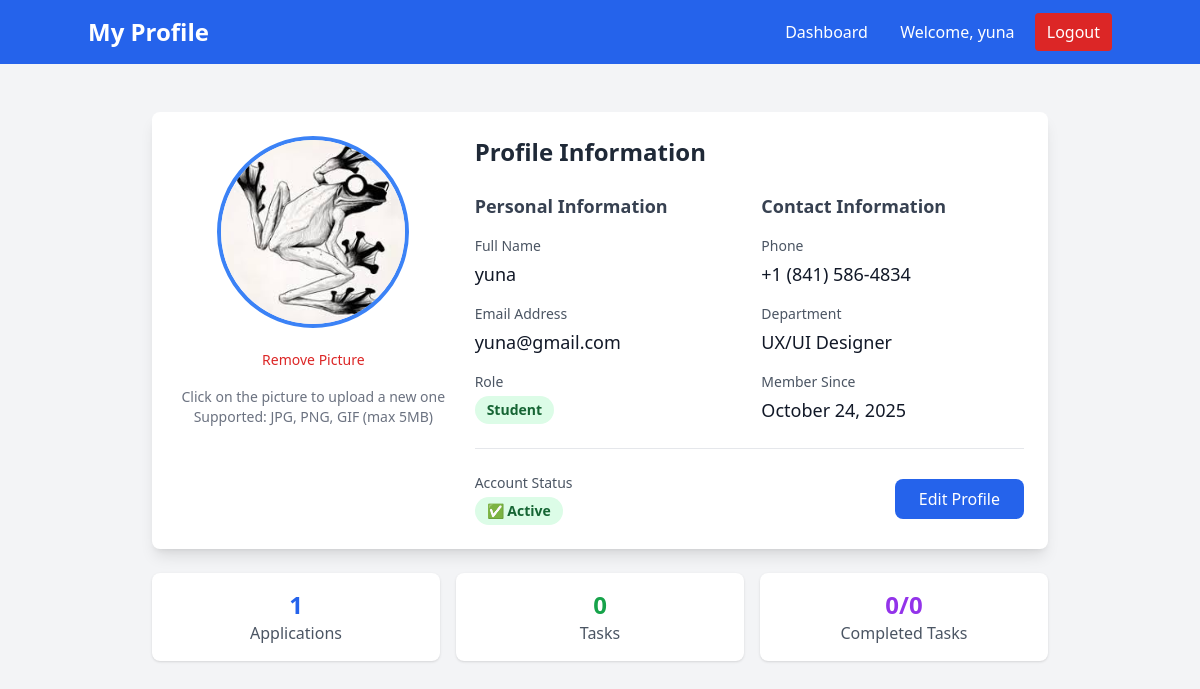
Page /profile (signed in) on the committed database.
### models.py (models this page shows)
class User(Base):
    __tablename__ = "users"
    id = Column(Integer, primary_key=True, index=True)
    email = Column(String(255), unique=True, index=True, nullable=False)
    hashed_password = Column(String(255), nullable=False)
    full_name = Column(String(255), nullable=False)
    role = Column(Enum(UserRole), nullable=False, default=UserRole.STUDENT)
    phone = Column(String(20))
    department = Column(String(255))
    profile_picture = Column(String(500), default="default_avatar.png")
    created_at = Column(DateTime(timezone=True), server_default=func.now())
    is_active = Column(Boolean, default=True)
    created_internships = relationship("Internship", back_populates="creator")
    applications = relationship("InternshipApplication", back_populates="student")
    assigned_tasks = relationship("Task", foreign_keys="Task.student_id", back_populates="student")
    assigned_by_tasks = relationship("Task", foreign_keys="Task.assigned_by", back_populates="assigner")
    student_feedback = relationship("Feedback", foreign_keys="Feedback.student_id", back_populates="student")
    mentor_feedback = relationship("Feedback", foreign_keys="Feedback.mentor_id", back_populates="mentor")
    given_feedbacks = relationship("MentorFeedback", foreign_keys="MentorFeedback.mentor_id", back_populates="mentor")
    received_feedbacks = relationship("MentorFeedback", foreign_keys="MentorFeedback.student_id", back_populates="student")
    given_evaluations = relationship("Evaluation", foreign_keys="Evaluation.admin_id", back_populates="admin")
    received_evaluations = relationship("Evaluation", foreign_keys="Evaluation.student_id", back_populates="student")

### app.py (the view)
@app.get("/profile", response_class=HTMLResponse)
async def profile_page(request: Request, db: Session = Depends(get_db)):
    try:
        user = await get_current_user_from_cookie(request, db)
        return templates.TemplateResponse("profile.html", {
            "request": request,
            "user": user
        })
    except Exception as e:
        print(f"Profile page error: {e}")
        return RedirectResponse("/login")

### templates/profile.html (shortened to what this page needs)
<!DOCTYPE html>
<html>
<head>
    <script src="https://cdn.tailwindcss.com"></script>
</head>
<body class="bg-gray-100">
    <nav class="bg-blue-600 text-white p-4">
        <div class="container mx-auto flex justify-between items-center">
            <h1 class="text-2xl font-bold">My Profile</h1>
            <div class="space-x-4">
                <a href="/dashboard" class="hover:bg-blue-700 px-3 py-2 rounded">Dashboard</a>
                <span>Welcome, {{ user.full_name }}</span>
                <a href="/logout" class="bg-red-600 hover:bg-red-700 px-3 py-2 rounded">Logout</a>
            </div>
        </div>
    </nav>
    <div class="container mx-auto mt-8 p-4">
        <div class="max-w-4xl mx-auto">
            <div class="bg-white rounded-lg shadow-lg p-6 mb-6">
                <div class="flex flex-col md:flex-row gap-6">
                    <div class="md:w-1/3 text-center">
                        <div class="relative inline-block">
                        </div>
                        <button onclick="removeProfilePicture()" class="mt-4 text-red-600 hover:text-red-800 text-sm">
                            Remove Picture
                        </button>
                        <div class="mt-4 text-sm text-gray-500">
                            <p>Click on the picture to upload a new one</p>
                            <p>Supported: JPG, PNG, GIF (max 5MB)</p>
                        </div>
                    </div>
                    <div class="md:w-2/3">
                        <h2 class="text-2xl font-bold mb-6 text-gray-800">Profile Information</h2>
                        <div class="grid grid-cols-1 md:grid-cols-2 gap-6">
                            <div>
                                <h3 class="text-lg font-semibold mb-4 text-gray-700">Personal Information</h3>
                                <div class="space-y-4">
                                    <div>
                                        <label class="block text-sm font-medium text-gray-600">Full Name</label>
                                        <p class="mt-1 text-lg text-gray-900">{{ user.full_name }}</p>
                                    </div>
                                    <div>
                                        <label class="block text-sm font-medium text-gray-600">Email Address</label>
                                        <p class="mt-1 text-lg text-gray-900">{{ user.email }}</p>
                                    </div>
                                    <div>
                                        <label class="block text-sm font-medium text-gray-600">Role</label>
                                        <span class="mt-1 inline-block px-3 py-1 text-sm font-semibold rounded-full
                                            {% if user.role == 'admin' %}bg-purple-100 text-purple-800
                                            {% elif user.role == 'mentor' %}bg-blue-100 text-blue-800
                                            {% else %}bg-green-100 text-green-800{% endif %}">
                                            {{ user.role|title }}
                                        </span>
                                    </div>
                                </div>
                            </div>
                            <div>
                                <h3 class="text-lg font-semibold mb-4 text-gray-700">Contact Information</h3>
                                <div class="space-y-4">
                                    <div>
                                        <label class="block text-sm font-medium text-gray-600">Phone</label>
                                        <p class="mt-1 text-lg text-gray-900">
                                            {% if user.phone %}
                                            {{ user.phone }}
                                            {% else %}
                                            <span class="text-gray-400">Not provided</span>
                                            {% endif %}
                                        </p>
                                    </div>
                                    <div>
                                        <label class="block text-sm font-medium text-gray-600">Department</label>
                                        <p class="mt-1 text-lg text-gray-900">
                                            {% if user.department %}
                                            {{ user.department }}
                                            {% else %}
                                            <span class="text-gray-400">Not provided</span>
                                            {% endif %}
                                        </p>
                                    </div>
                                    <div>
                                        <label class="block text-sm font-medium text-gray-600">Member Since</label>
                                        <p class="mt-1 text-lg text-gray-900">
                                            {{ user.created_at.strftime('%B %d, %Y') }}
                                        </p>
                                    </div>
                                </div>
                            </div>
                        </div>
                        <div class="mt-6 pt-6 border-t border-gray-200">
                            <div class="flex items-center justify-between">
                                <div>
                                    <label class="block text-sm font-medium text-gray-600">Account Status</label>
                                    <span class="mt-1 inline-flex items-center px-3 py-1 rounded-full text-sm font-semibold
                                        {% if user.is_active %}bg-green-100 text-green-800
                                        {% else %}bg-red-100 text-red-800{% endif %}">
                                        {% if user.is_active %}
                                        ✅ Active
                                        {% else %}
                                        ❌ Inactive
                                        {% endif %}
                                    </span>
                                </div>
                                <button onclick="editProfile()"
                                    class="bg-blue-600 text-white px-6 py-2 rounded-lg hover:bg-blue-700 transition">
                                    Edit Profile
                                </button>
                            </div>
                        </div>
                    </div>
                </div>
            </div>
            {% if user.role == 'student' %}
            <div class="grid grid-cols-1 md:grid-cols-3 gap-4 mb-6">
                <div class="bg-white p-4 rounded-lg shadow text-center">
                    <div class="text-2xl font-bold text-blue-600">{{ user.applications|length if user.applications else
                        0 }}</div>
                    <div class="text-gray-600">Applications</div>
                </div>
                <div class="bg-white p-4 rounded-lg shadow text-center">
                    <div class="text-2xl font-bold text-green-600">{{ user.tasks|length if user.tasks else 0 }}</div>
                    <div class="text-gray-600">Tasks</div>
                </div>
                <div class="bg-white p-4 rounded-lg shadow text-center">
                    <div class="text-2xl font-bold text-purple-600">
                        {% set completed_tasks = user.tasks|selectattr('status', 'equalto', 'completed')|list if
                        user.tasks else [] %}
                        {{ completed_tasks|length }}/{{ user.tasks|length if user.tasks else 0 }}
                    </div>
                    <div class="text-gray-600">Completed Tasks</div>
                </div>
            </div>
            {% endif %}
        </div>
    </div>
</body>
</html>

### rows in the picture
User: full_name "yuna", email "yuna@gmail.com", role "Student", phone "+1 (841) 586-4834", department "UX/UI Designer", created_at "October 24, 2025"

### other values in the picture
{{ user.tasks|length if user.tasks else 0 }} "0"
{{ completed_tasks|length }} "0"
